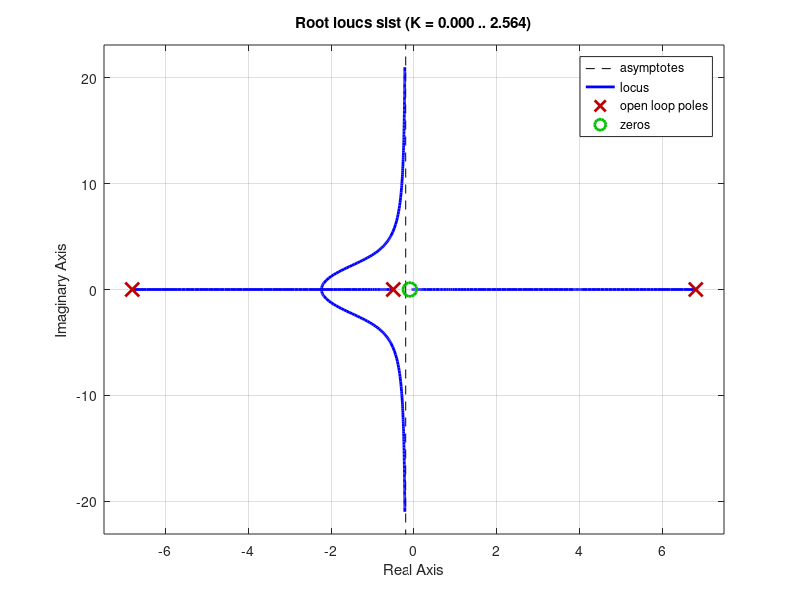

This chart was generated by the following MATLAB code:
% Lead-Lag Controller Parameters
K = -5.5; % Adjusted gain
T1 = 0.1; % Lead time constant
T2 = 0.5; % Lag time constant
planta_num = -1;
planta_dem = [0.029 0 -1.3381];

planta = tf(planta_num, planta_dem);
%rlocus(planta)

sist_num = conv(planta_num * K, [1 T1]);
sist_dem = conv(planta_dem, [1 T2]);
sist = tf(sist_num, sist_dem);
rlocus(sist);